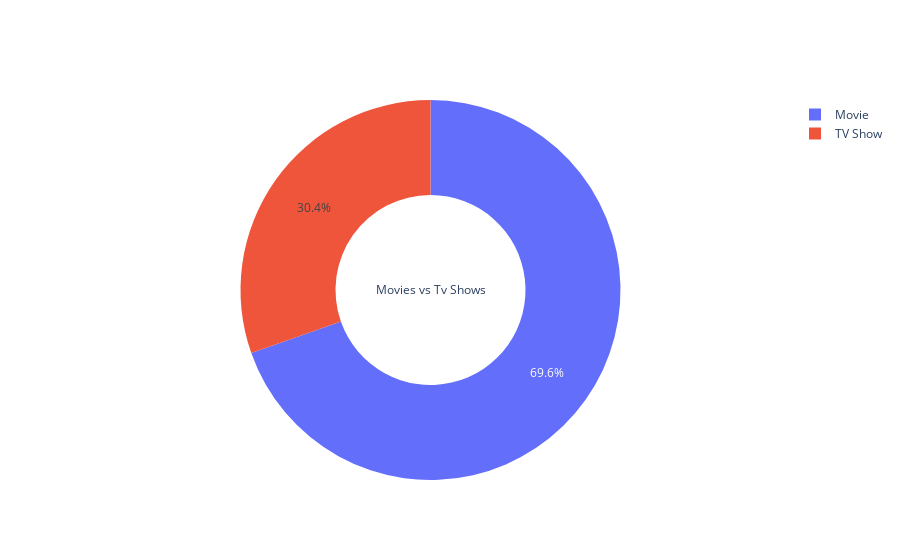

The cell this chart's notebook holds for it:
### Code cell
go.Figure(data=[go.Pie(labels=df.type.value_counts(normalize=True).index,values=df.type.value_counts(normalize=True).values,hole=0.5,title="Movies vs Tv Shows")])

### Figure 1 — Plotly figure (JSON) as saved in the notebook; plotly's stock layout.template omitted (floating-point values rounded to 4 significant figures)
{"data": [{"hole": 0.5, "labels": ["Movie", "TV Show"], "title": {"text": "Movies vs Tv Shows"}, "type": "pie", "values": [0.6962, 0.3038]}], "layout": {}}
